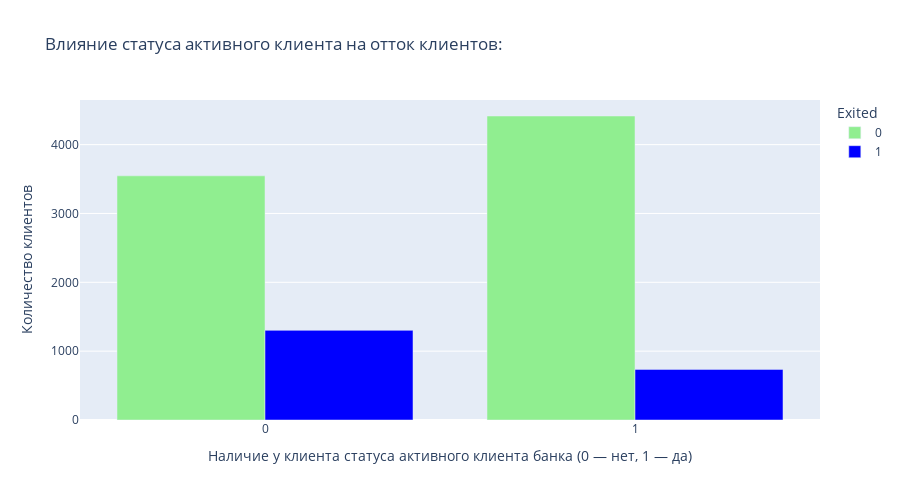

The notebook cell saved with this chart:
### Markdown cell above
ВЫВОД: на представленном графике наглядно видно, что большой отток наблюдается у клиентов, пользующихся 3-4 продуктами компании. Возможно это  можно объяснить, например, у клиента есть несколько кредитов из банка,кредитная карточка и он, выплатив кредиты, больше не нуждается в услугах банка и поэтому уходит.

### Code cell
# 9.8. Как влияет наличие статуса активного клиента на отток клиентов?
# Постройте диаграмму, иллюстрирующую это. Что бы вы предложили банку,
# чтобы уменьшить отток клиентов среди неактивных?

# Создаем сводную таблицу:
df_services = churn_data.pivot_table(index = 'IsActiveMember',
    columns = 'Exited',
    values = 'CustomerId',
    aggfunc = 'count',
    fill_value = 0)

# Построим многоуровневую столбчатую диаграмму:
fig = px.bar(df_services,
    barmode = 'group',
    # Заголовок графика:
    title = 'Влияние статуса активного клиента на отток клиентов:',
    # Цвет графика:
    color_discrete_sequence = ['lightgreen', 'blue'],
    # Высота графика:
    height = 500)
# Присваиваем заголовки осей координат:
fig.update_xaxes(title_text = 'Наличие у клиента статуса \
активного клиента банка (0 — нет, 1 — да)')
fig.update_yaxes(title_text = 'Количество клиентов')
# Выводим результат на экран:
fig.show()

### Figure 1 — Plotly figure (JSON) as saved in the notebook; plotly's stock layout.template omitted (floating-point values rounded to 4 significant figures)
{"data": [{"alignmentgroup": "True", "hovertemplate": "Exited=0<br>IsActiveMember=%{x}<br>value=%{y}<extra></extra>", "legendgroup": "0", "marker": {"color": "lightgreen", "pattern": {"shape": ""}}, "name": "0", "offsetgroup": "0", "orientation": "v", "showlegend": true, "textposition": "auto", "type": "bar", "x": [0, 1], "xaxis": "x", "y": [3547, 4416], "yaxis": "y"}, {"alignmentgroup": "True", "hovertemplate": "Exited=1<br>IsActiveMember=%{x}<br>value=%{y}<extra></extra>", "legendgroup": "1", "marker": {"color": "blue", "pattern": {"shape": ""}}, "name": "1", "offsetgroup": "1", "orientation": "v", "showlegend": true, "textposition": "auto", "type": "bar", "x": [0, 1], "xaxis": "x", "y": [1302, 735], "yaxis": "y"}], "layout": {"barmode": "group", "height": 500, "legend": {"title": {"text": "Exited"}, "tracegroupgap": 0}, "title": {"text": "Влияние статуса активного клиента на отток клиентов:"}, "xaxis": {"anchor": "y", "domain": [0, 1], "title": {"text": "Наличие у клиента статуса активного клиента банка (0 — нет, 1 — да)"}}, "yaxis": {"anchor": "x", "domain": [0, 1], "title": {"text": "Количество клиентов"}}}}
